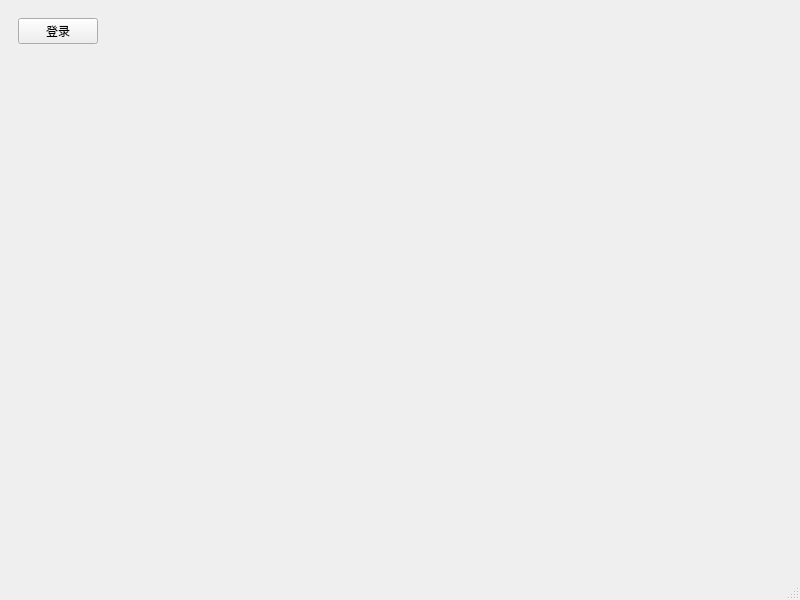
<?xml version="1.0" encoding="UTF-8"?>
<ui version="4.0">
 <class>FutuTrade</class>
 <widget class="QMainWindow" name="FutuTrade">
  <property name="geometry">
   <rect>
    <x>0</x>
    <y>0</y>
    <width>800</width>
    <height>600</height>
   </rect>
  </property>
  <property name="windowTitle">
   <string>MainWindow</string>
  </property>
  <widget class="QWidget" name="centralwidget">
   <layout class="QVBoxLayout" name="verticalLayout">
    <item>
     <widget class="QWidget" name="head" native="true">
      <property name="sizePolicy">
       <sizepolicy hsizetype="Preferred" vsizetype="Fixed">
        <horstretch>0</horstretch>
        <verstretch>0</verstretch>
       </sizepolicy>
      </property>
      <layout class="QGridLayout" name="gridLayout">
       <item row="0" column="0">
        <widget class="QPushButton" name="login">
         <property name="text">
          <string>登录</string>
         </property>
        </widget>
       </item>
       <item row="0" column="1">
        <spacer name="horizontalSpacer">
         <property name="orientation">
          <enum>Qt::Horizontal</enum>
         </property>
         <property name="sizeHint" stdset="0">
          <size>
           <width>40</width>
           <height>20</height>
          </size>
         </property>
        </spacer>
       </item>
       <item row="0" column="2">
        <widget class="QLabel" name="information">
         <property name="text">
          <string/>
         </property>
        </widget>
       </item>
      </layout>
     </widget>
    </item>
    <item>
     <widget class="QWidget" name="widget" native="true"/>
    </item>
   </layout>
  </widget>
  <widget class="QMenuBar" name="menubar">
   <property name="geometry">
    <rect>
     <x>0</x>
     <y>0</y>
     <width>800</width>
     <height>22</height>
    </rect>
   </property>
  </widget>
  <widget class="QStatusBar" name="statusbar"/>
 </widget>
 <resources/>
 <connections/>
</ui>
